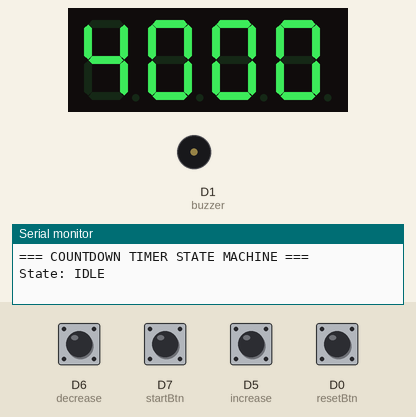
This sketch was run on a simulated ESP8266 (NodeMCU). Parts: 4-digit seven-segment display, buzzer (waves = sounding, pin HIGH), the last lines printed to the serial monitor. Inputs (shaded band) come from the test bench; at power-on: D0 (resetBtn), D5 (increase), D6 (decrease), D7 (startBtn) HIGH.

Above: at 1.2 s.
1.3 s: D7 (startBtn) pulled LOW for 0.15 s
At 2.7 s:
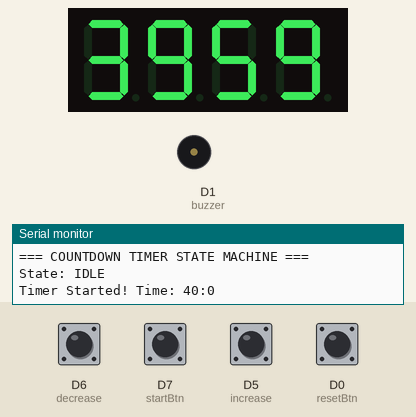
4.4 s: D0 (resetBtn) pulled LOW for 0.15 s
At 5.3 s:
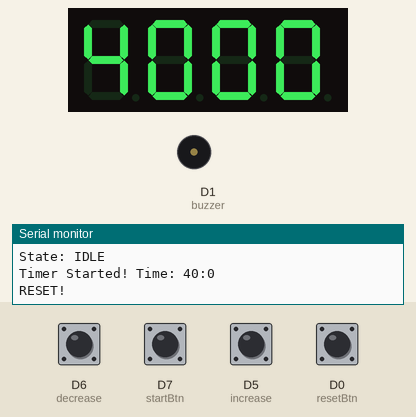
6.0 s: D6 (decrease) pulled LOW for 1 s
At 8.0 s:
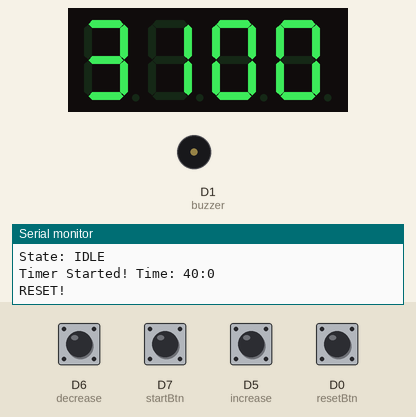
8.5 s: D5 (increase) pulled LOW for 0.15 s
At 9.7 s:
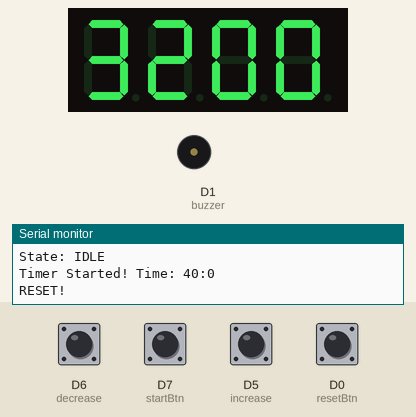
10.1 s: D7 (startBtn) pulled LOW for 1 s
At 11.8 s:
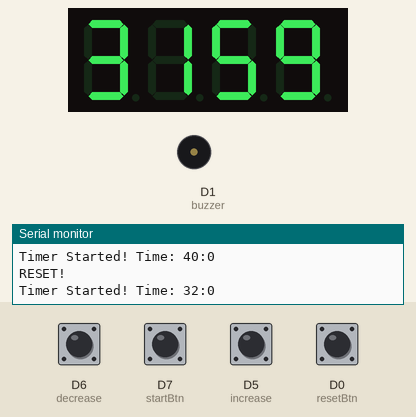
Timing chart, 0 to 13.3 s (numbered marks = the images above; inputs shaded):
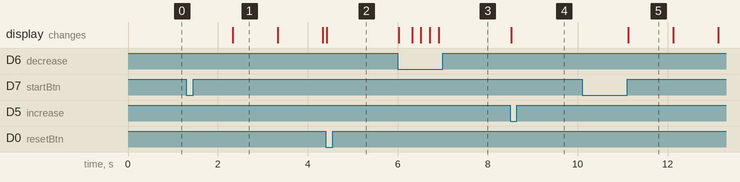

Measured:
- after the input at 1.3 s, the display: changes after 1.0 s (image 1)
- after the input at 4.4 s, the display: changes at once (image 2)
- after the input at 6.0 s, the display: first changes at once (image 3 shows a later state)
- after the input at 8.5 s, the display: changes at once (image 4)
- after the input at 10.1 s, the display: changes after 1.0 s (image 5)

The sketch:

timer28042026.ino
```cpp
#include <TM1637.h>

// Hardware pins
const int clk = D3;
const int dio = D4;
TM1637 tm(clk, dio);

const int increase = D5;
const int decrease = D6;
const int startBtn = D7;
const int resetBtn = D0;
const int buzzer = D1;

// Global button state variables (needed by check functions)
int increase_state = HIGH;
int decrease_state = HIGH;
int startBtn_state = HIGH;
int resetBtn_state = HIGH;

// Timer configuration
int defaultTime = 40;
int minutes = 40;
int seconds = 0;

unsigned long lastTick = 0;

// Button state tracking
struct ButtonState {
  int last;
  unsigned long pressTime;
  unsigned long repeatTime;
  bool continuousMode;
  bool firstPressHandled;
};

ButtonState incBtn = {HIGH, 0, 0, false, false};
ButtonState decBtn = {HIGH, 0, 0, false, false};

// Timing constants
const unsigned long INITIAL_PRESS_DELAY = 300;  // Delay before continuous increment starts
const unsigned long REPEAT_DELAY = 200;         // Repeat every 200ms while held


// STATE MACHINE DEFINITION
enum TimerState {
  IDLE,      // Setting up time with increase/decrease buttons
  RUNNING    // Timer counting down
};

TimerState currentState = IDLE;

void setup() {
  pinMode(increase, INPUT_PULLUP);
  pinMode(decrease, INPUT_PULLUP);
  pinMode(startBtn, INPUT_PULLUP);
  pinMode(resetBtn, INPUT_PULLUP);
  pinMode(buzzer, OUTPUT);

  digitalWrite(buzzer, LOW);  // Buzzer OFF initially

  tm.init();
  tm.set(3);

  Serial.begin(9600);
  Serial.println("=== COUNTDOWN TIMER STATE MACHINE ===");
  Serial.println("State: IDLE");
  displayTime(minutes, seconds);
  delay(20);
}

void loop() {
  // Read all button states and store in global variables
  increase_state = digitalRead(increase);
  decrease_state = digitalRead(decrease);
  startBtn_state = digitalRead(startBtn);
  resetBtn_state = digitalRead(resetBtn);

  // Always check reset button first (works in all states)
  resetcheck();

  // State machine action logic
  switch(currentState){
    case IDLE:
      handleIncreaseButton();
      handleDecreaseButton();
      startcheck();
      resetcheck();
      break;

    case RUNNING:
    resetcheck();
      count();
      resetcheck();
      break;
  }
}

void handleDecreaseButton() {
  int current = digitalRead(decrease);
  unsigned long now = millis();

  if (current == LOW && decBtn.last == HIGH) {
    // Button just pressed - apply -1 immediately
    decBtn.pressTime = now;
    decBtn.repeatTime = now;
    decBtn.continuousMode = false;
    decBtn.firstPressHandled = true;
    minutes -= 1;  // -1 on press
    if (minutes < 0) minutes = 0;
    displayTime(minutes, seconds);
    decBtn.last = LOW;
  }
  else if (current == LOW && decBtn.last == LOW) {
    // Button held - check if we should start continuous mode
    if (!decBtn.continuousMode && (now - decBtn.pressTime >= INITIAL_PRESS_DELAY)) {
      // Start continuous mode
      decBtn.continuousMode = true;
      decBtn.repeatTime = now;
      minutes -= 2;  // First -2 in continuous mode
      if (minutes < 0) minutes = 0;
      displayTime(minutes, seconds);
    }
    else if (decBtn.continuousMode && (now - decBtn.repeatTime >= REPEAT_DELAY)) {
      // Continue subtracting -2 every REPEAT_DELAY
      decBtn.repeatTime = now;
      minutes -= 2;
      if (minutes < 0) minutes = 0;
      displayTime(minutes, seconds);
    }
  }
  else if (current == HIGH && decBtn.last == LOW) {
    // Button released - reset state
    decBtn.last = HIGH;
    decBtn.continuousMode = false;
    decBtn.firstPressHandled = false;
  }
}

void handleIncreaseButton() {
  int current = digitalRead(increase);
  unsigned long now = millis();

  if (current == LOW && incBtn.last == HIGH) {
    // Button just pressed - apply +1 immediately
    incBtn.pressTime = now;
    incBtn.repeatTime = now;
    incBtn.continuousMode = false;
    incBtn.firstPressHandled = true;
    minutes += 1;  // +1 on press
    if (minutes > 99) minutes = 99;
    displayTime(minutes, seconds);
    incBtn.last = LOW;
  }
  else if (current == LOW && incBtn.last == LOW) {
    // Button held - check if we should start continuous mode
    if (!incBtn.continuousMode && (now - incBtn.pressTime >= INITIAL_PRESS_DELAY)) {
      // Start continuous mode
      incBtn.continuousMode = true;
      incBtn.repeatTime = now;
      minutes += 2;  // First +2 in continuous mode
      if (minutes > 99) minutes = 99;
      displayTime(minutes, seconds);
    }
    else if (incBtn.continuousMode && (now - incBtn.repeatTime >= REPEAT_DELAY)) {
      // Continue adding +2 every REPEAT_DELAY
      incBtn.repeatTime = now;
      minutes += 2;
      if (minutes > 99) minutes = 99;
      displayTime(minutes, seconds);
    }
  }
  else if (current == HIGH && incBtn.last == LOW) {
    // Button released - reset state
    incBtn.last = HIGH;
    incBtn.continuousMode = false;
    incBtn.firstPressHandled = false;
  }
}

void startcheck(){
  static int lastStartState = HIGH;

  if(startBtn_state == LOW && lastStartState == HIGH){
    // Button just pressed (edge detection)
    resetcheck();
    if(minutes > 0 || seconds > 0){
      currentState = RUNNING;
      lastTick = millis();  // Initialize countdown timer
      Serial.print("Timer Started! Time: ");
      Serial.print(minutes);
      Serial.print(":");
      Serial.println(seconds);
      resetcheck();
      count();
    }
  }
  lastStartState = startBtn_state;

}

inline void resetcheck(){
  static int lastResetState = HIGH;

  // Edge detection: only trigger on button press (HIGH → LOW)
  if(resetBtn_state == LOW && lastResetState == HIGH){
    // Reset timer values
    minutes = defaultTime;
    seconds = 0;
    currentState = IDLE;

    // Turn off buzzer and update display
    digitalWrite(buzzer, LOW);
    displayTime(minutes, seconds);

    // Reset button states
    incBtn.last = HIGH;
    incBtn.continuousMode = false;
    incBtn.firstPressHandled = false;
    decBtn.last = HIGH;
    decBtn.continuousMode = false;
    decBtn.firstPressHandled = false;

    Serial.println("RESET!");
  }

  lastResetState = resetBtn_state;
}

void displayTime(int minutes, int seconds) {
  tm.display(0, minutes / 10);
  tm.display(1, minutes % 10);
  tm.display(2, seconds / 10);
  tm.display(3, seconds % 10);
}

void count(){
  // Always check reset button during countdown
  resetcheck();

  // Countdown logic
  unsigned long currentMillis = millis();
  if (currentMillis - lastTick >= 1000) {
    lastTick = currentMillis;

    // Check reset before any time change
    resetcheck();

    if (seconds == 0) {
      // Seconds transition: 00 → 59 (borrow from minutes)
      resetcheck();  // Allow reset before minute change

      if (minutes > 0) {
        minutes--;
        resetcheck();  // Allow reset after minute decrement
        seconds = 59;
        resetcheck();  // Allow reset after seconds reset
      } else {
        // Timer reached zero - transition to FINISHED state
        currentState = IDLE;
        digitalWrite(buzzer, HIGH);  // Turn buzzer ON only when reaching zero
        Serial.println("State: FINISHED");
        Serial.println("TIME'S UP!");
      }
    } else {
      // Normal seconds transition: decrement by 1
      resetcheck();  // Allow reset before seconds change
      seconds--;
      resetcheck();  // Allow reset after seconds change
    }

    displayTime(minutes, seconds);
    resetcheck();  // Allow reset after display update
  }

  // Check reset even when not updating (between seconds)
  resetcheck();
}
```
